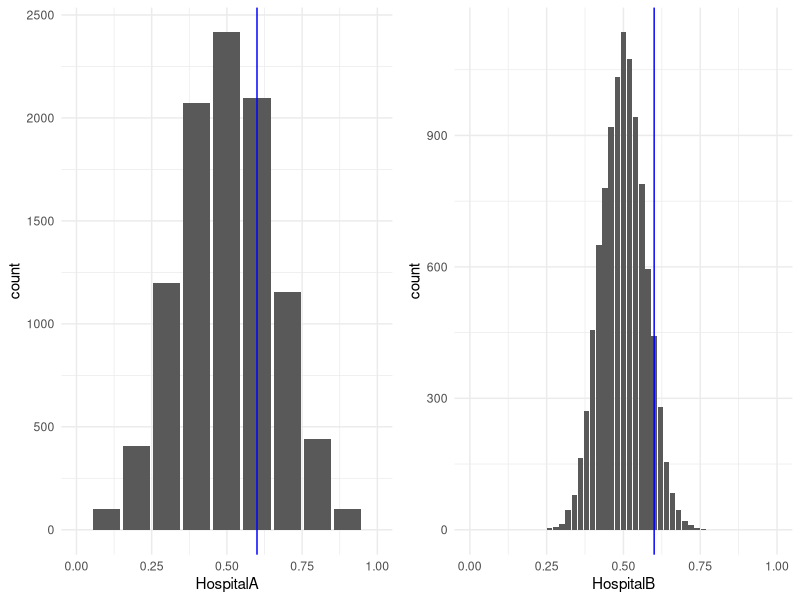
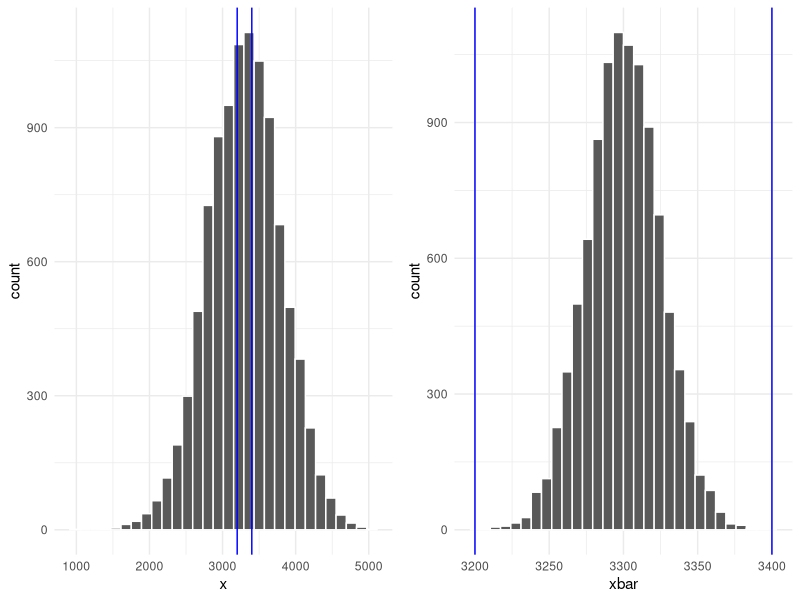

The R script that drew these images, in order:
## ---- chunk 1
knitr::opts_chunk$set(message = FALSE, warning = FALSE)
## ---- chunk 2
n1 <- 1028
n2 <- 1041
y1 <- 617
y2 <- 694

p1hat <- y1/n1
p2hat <- y2/n2
## ---- chunk 3
z <- qnorm(.975)
SE <- sqrt((p1hat*(1 - p1hat)/n1 + p2hat*(1 - p2hat)/n2))

CI_lb <- (p1hat - p2hat) - z*SE
CI_ub <- (p1hat - p2hat) + z*SE
c(CI_lb, CI_ub)
## ---- chunk 4
sigma <- sqrt(72)
n <- 8
xbar <- 85

z <- qnorm(.995)

CI <- c(xbar - z*sigma/sqrt(n), xbar + z*sigma/sqrt(n))
CI
## ---- chunk 5
z <- qnorm(.975)

CI <- c(xbar - z*sigma/sqrt(n), xbar + z*sigma/sqrt(n))
CI
## ---- chunk 6
z <- qnorm(.95)

CI <- c(xbar - z*sigma/sqrt(n), xbar + z*sigma/sqrt(n))
CI
## ---- chunk 7
z <- qnorm(.9)

CI <- c(xbar - z*sigma/sqrt(n), xbar + z*sigma/sqrt(n))
CI
## ---- chunk 8
library(tidyverse)
library(cowplot)

data <- data.frame(HospitalA = rbinom(10000, size = 10, prob = .5)/10, 
                   HospitalB = rbinom(10000, size = 50, prob = .5)/50)

pA <- ggplot(data, aes(x = HospitalA)) +
  geom_bar() +
  geom_vline(xintercept = 0.6, color = "blue") +
  xlim(0, 1) +
  theme_minimal() 

pB <- ggplot(data, aes(x = HospitalB)) +
  geom_bar() +
  geom_vline(xintercept = 0.6, color = "blue") +
  xlim(0, 1) +
  theme_minimal() 
  
plot_grid(pA, pB)

data %>% 
  summarize(propA = sum(HospitalA > .6)/10000,
            propB = sum(HospitalB > .6)/10000)
## ---- chunk 9
xbar <- 65.4
s <- 33.5
n <- 50
t <- qt(.975, df = n - 1)

CI <- c(xbar - t*s/sqrt(n), xbar + t*s/sqrt(n))
CI
## ---- chunk 10
data <- data.frame(x = rnorm(10000, 3300, 500),
                   xbar = rnorm(10000, 3300, 500/sqrt(400)))

pX <- ggplot(data, aes(x = x)) +
  geom_histogram(color = "white") +
  geom_vline(xintercept = 3200, color = "blue") +
  geom_vline(xintercept = 3400, color = "blue") +
  theme_minimal()

pXbar <- ggplot(data, aes(x = xbar)) +
  geom_histogram(color = "white") +
  geom_vline(xintercept = 3200, color = "blue") +
  geom_vline(xintercept = 3400, color = "blue") +
  theme_minimal()

plot_grid(pX, pXbar)

data %>% 
  summarize(probX = sum(x > 3200 & x < 3400)/10000,
            probXbar = sum(xbar > 3200 & xbar < 3400)/10000)
